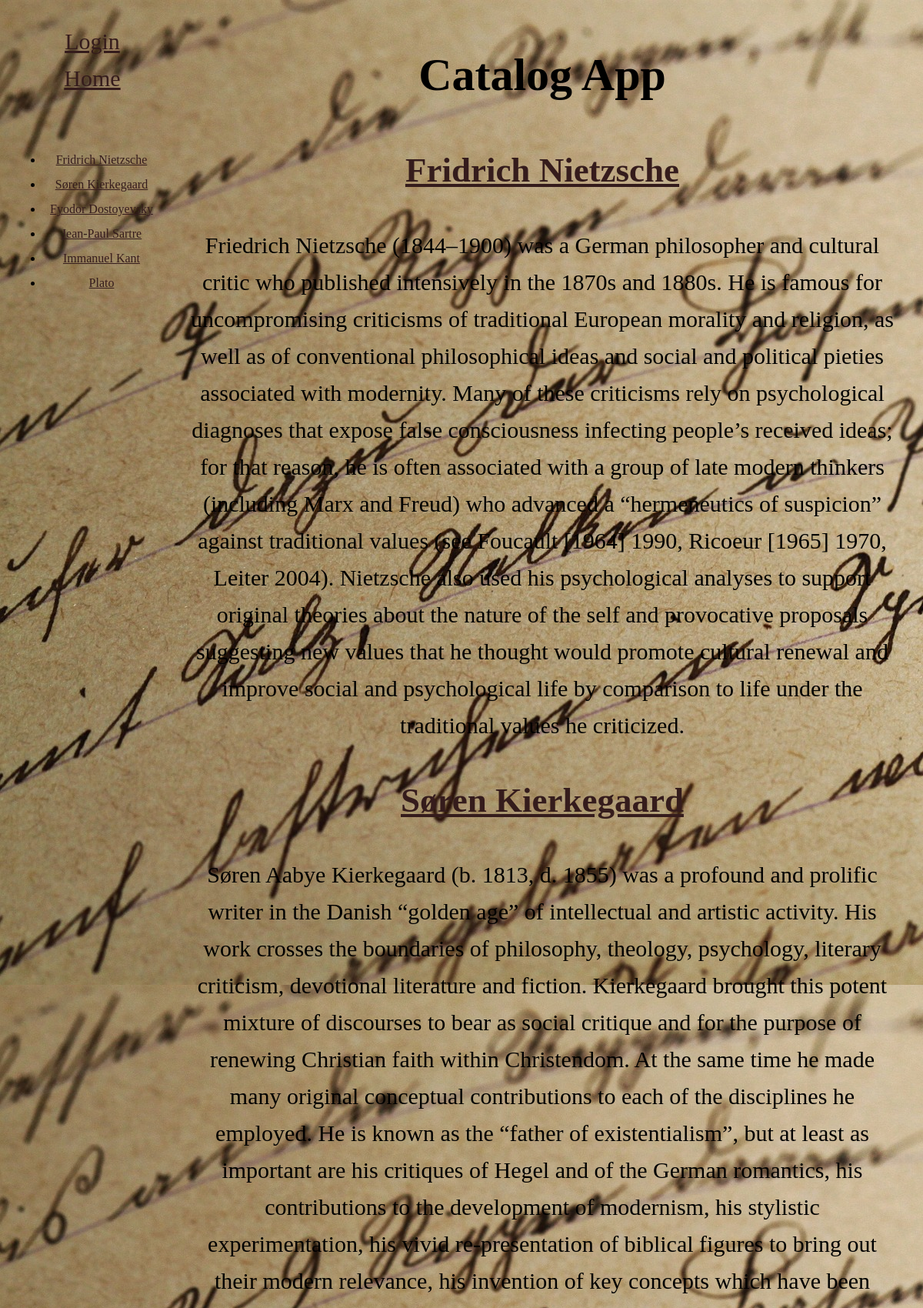
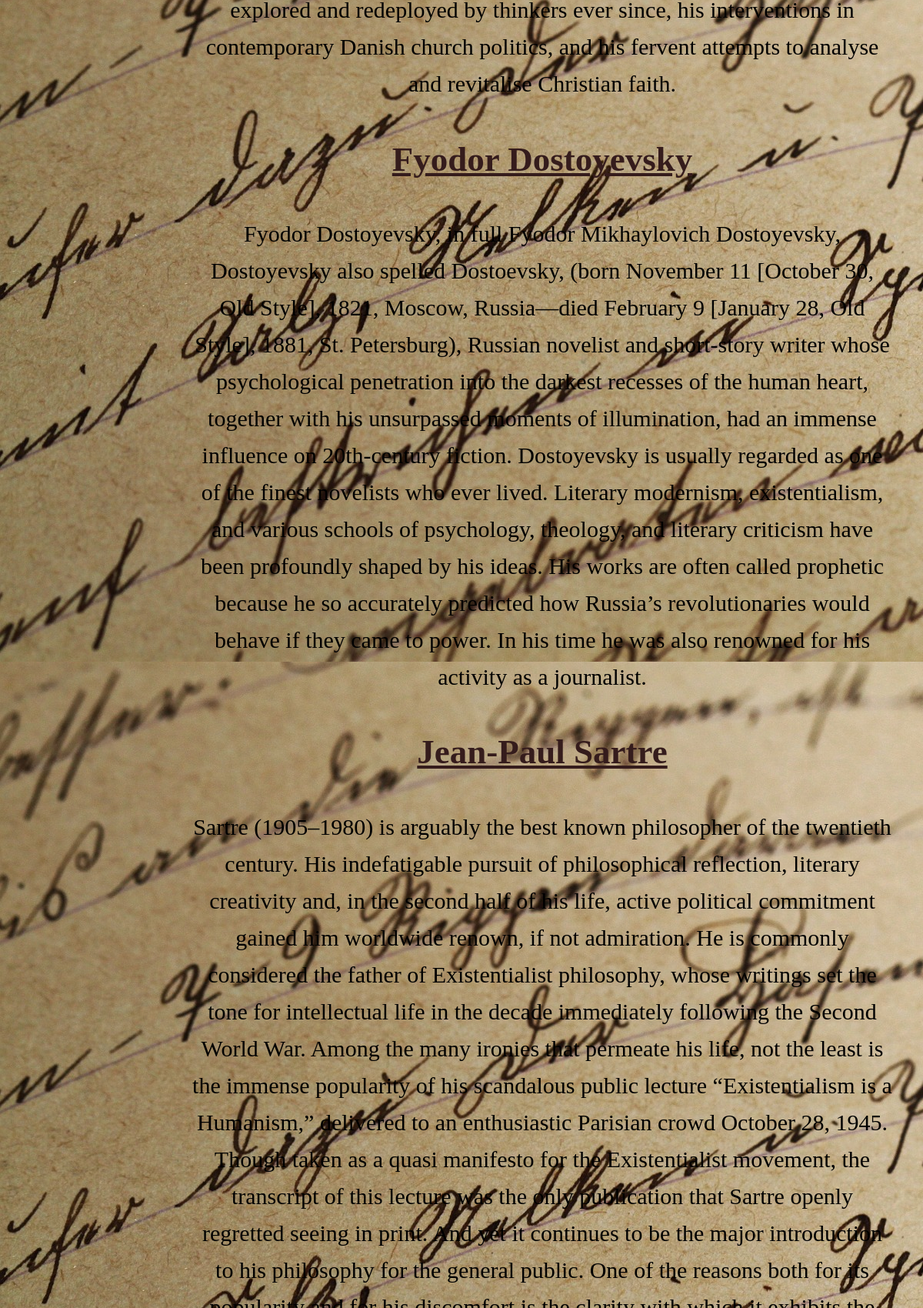
Page /catalog/ (upper part) on the committed database (2 pictures, top to bottom).
### setupDatabase.py (models this page shows, shortened)
class Catalog(Base):
    __tablename__ = 'catalog'
    id = Column(Integer, primary_key=True)
    catalogname = Column(String(250), nullable=False)
    user_id = Column(Integer, ForeignKey('user.id'))
    user = relationship(User)
    description = Column(String(500))

### catalogApp.py (the view)
@app.route('/')
@app.route('/catalog/')
def showCatalog():
    catalog = session.query(Catalog).all()
    return render_template('catalog.html', catalog=catalog)

### templates/catalog.html (shortened to what this page needs)
{% extends "main.html" %}
{% block content %}
{% include "header.html" %}
<nav class="toc">
	<ul>
		{% for i in catalog %}
		<li>
			<a href='#{{i.name}}'>{{i.catalogname}}</a>
		</li>
		{% endfor %}
	</ul>
	<svg class="toc-marker" width="200" height="200" xmlns="http://www.w3.org/2000/svg">
		<path stroke="#444" stroke-width="3" fill="transparent" stroke-dasharray="0, 0, 0, 1000" stroke-linecap="round" stroke-linejoin="round" transform="translate(-0.5, -0.5)"/>
	</svg>
</nav>
<article class="content">
	{% for i in catalog %}
<div id = '{{i.catalogname}}'><a href ="{{url_for('showItem',catalogname=i.catalogname)}}"><h2>{{i.catalogname}}</h2></a></div>
<div>{{i.description}}</div>
{% endfor %}
</article>
{% endblock %}

### static/css/styles.css (style rules this page uses)
* { box-sizing: border-box; }
body { padding: 1px 1em 1px 8em; font-size: 30px; line-height: 1.6; color: black; text-align: center; background-image: url("/static/img/texture-1362879_1920.jpg"); }
a { color: #351c1c; }

### rows in the picture
Catalog: catalogname "Fridrich Nietzsche", description "Friedrich Nietzsche (1844–1900) was a German philosopher and cultural critic who published intensively in the 1870s and 1880s. He is famous for uncompromising criticisms of traditional European morality and religion, as well as of conventional philosophical ideas and social and political pieties associated with modernity. Many of these criticisms rely on psychological diagnoses that expose false consciousness infecting people’s received ideas; for that reason, he is often associated with a group of late modern thinkers (including Marx and Freud) who advanced a “hermeneutics of suspicion” against traditional values (see Foucault [1964] 1990, Ricoeur [1965] 1970, Leiter 2004). Nietzsche also…"
Catalog: catalogname "Søren Kierkegaard", description "Søren Aabye Kierkegaard (b. 1813, d. 1855) was a profound and prolific writer in the Danish “golden age” of intellectual and artistic activity. His work crosses the boundaries of philosophy, theology, psychology, literary criticism, devotional literature and fiction. Kierkegaard brought this potent mixture of discourses to bear as social critique and for the purpose of renewing Christian faith within Christendom. At the same time he made many original conceptual contributions to each of the disciplines he employed. He is known as the “father of existentialism”, but at least as important are his critiques of Hegel and of the German romantics, his contributions to the development of…"
Catalog: catalogname "Fyodor Dostoyevsky", description "Fyodor Dostoyevsky, in full Fyodor Mikhaylovich Dostoyevsky, Dostoyevsky also spelled Dostoevsky, (born November 11 [October 30, Old Style], 1821, Moscow, Russia—died February 9 [January 28, Old Style], 1881, St. Petersburg), Russian novelist and short-story writer whose psychological penetration into the darkest recesses of the human heart, together with his unsurpassed moments of illumination, had an immense influence on 20th-century fiction. Dostoyevsky is usually regarded as one of the finest novelists who ever lived. Literary modernism, existentialism, and various schools of psychology, theology, and literary criticism have been profoundly shaped by his ideas. His works are often…"
Catalog: catalogname "Jean-Paul Sartre"
Catalog: catalogname "Immanuel Kant"
Catalog: catalogname "Plato"
